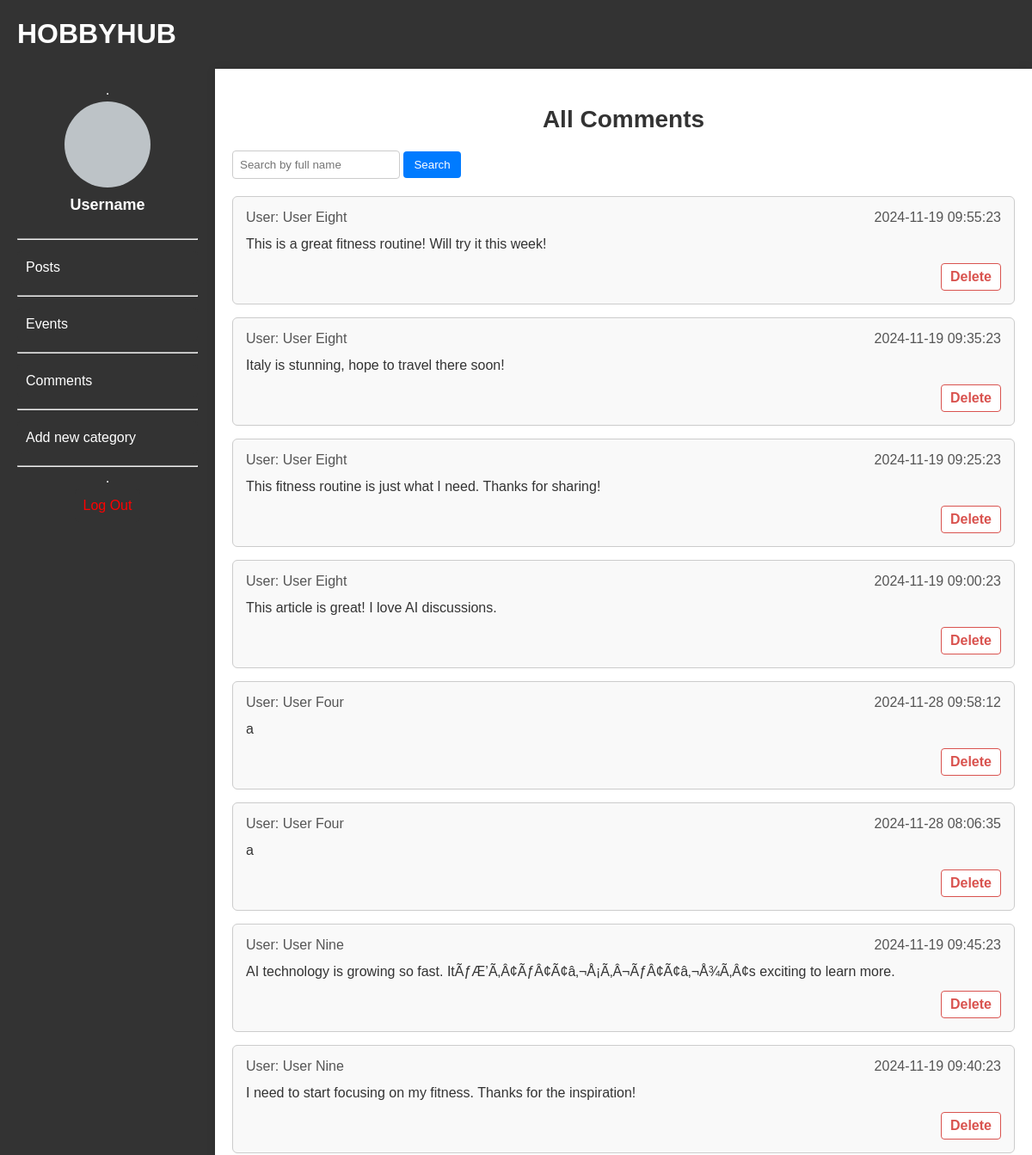
/admin/comments.php (upper part), run on an earlier commit of the app's database.
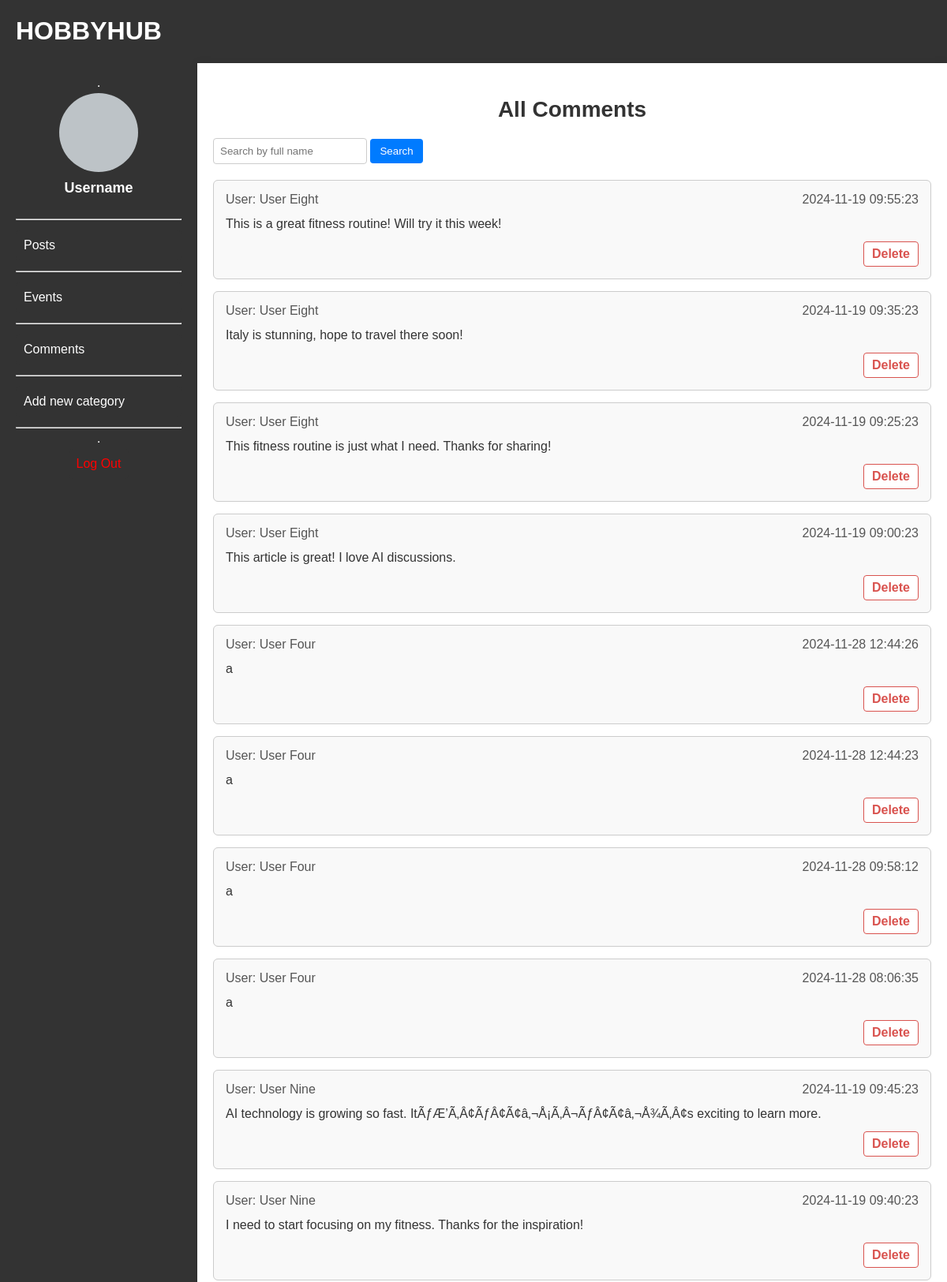
And on a later commit of the database.
### tables this page shows
CREATE TABLE `comments` (
  `comment_id` int(10) UNSIGNED NOT NULL,
  `post_id` int(10) UNSIGNED NOT NULL,
  `parent_comment_id` int(11) DEFAULT NULL,
  `user_id` int(10) UNSIGNED NOT NULL,
  `content` text NOT NULL,
  `created_at` timestamp NOT NULL DEFAULT CURRENT_TIMESTAMP
);

CREATE TABLE `users` (
  `user_id` int(10) UNSIGNED NOT NULL,
  `username` varchar(50) NOT NULL,
  `full_name` varchar(100) NOT NULL,
  `email` varchar(100) NOT NULL,
  `password_hash` varchar(255) NOT NULL,
  `created_at` timestamp NOT NULL DEFAULT CURRENT_TIMESTAMP,
  `bio` text,
  `profile_picture` longblob
);

### admin/Comment.php (called while the page is built, shortened)
<?php
class Comment {
    private $conn;
    public function __construct($conn) {
        $this->conn = $conn;
    }
    public function getAllPCom($search_query = '') {
        $sql = "
            SELECT comments.comment_id, comments.content, comments.created_at, users.full_name
            FROM comments
            LEFT JOIN users ON comments.user_id = users.user_id
            WHERE users.full_name LIKE ?
            ORDER BY users.full_name ASC, comments.created_at DESC
        ";
        $stmt = $this->conn->prepare($sql);
        $search_param = "%" . $search_query . "%";
        $stmt->bind_param("s", $search_param);
        $stmt->execute();
        $result = $stmt->get_result();
        return $result->fetch_all(MYSQLI_ASSOC);
    }
}

### admin/comments.php (the view, shortened to what this page needs)
<?php
include __DIR__ . '/../db_connection.php';
include 'Comment.php';
$search_query = isset($_GET['search_query']) ? $_GET['search_query'] : '';
$commentObj = new Comment($conn);
$comments = $commentObj->getAllPCom($search_query);
?>
<!DOCTYPE html>
<html lang="pl">
<head>
    <link rel="stylesheet" href="admin.css">
</head>
<body>
<div class="admin-panel">
    <header>
        <h1 class="tittle">HOBBYHUB</h1>
    </header>
    <aside class="sidebar">
            <hr class="hr_nav">
            <div class="profile-section">
                <div class="profile-pic"></div>
                <p class="username">Username</p>
            </div>
            <nav class="menu">
                <hr class="hrbutton">
               <a href="admin.php"> <button class="menu-button">Posts</button></a>
                <hr class="hrbutton">
               <a href="events.php"> <button class="menu-button">Events</button></a>
                 <hr class="hrbutton">
                <a href="comments.php"><button class="menu-button">Comments</button></a>
                 <hr class="hrbutton">
                <button class="menu-button">Add new category</button>
                 <hr class="hrbutton">
            </nav>
            <hr class="hrbutton">
            <div class="sidebar-bottom">
        <button class="logout-button">
            <span>Log Out</span>
        </button>
    </div>
        </aside>
  <main class="dashboard">
        <h2>All Comments</h2>
        <form method="GET" class="search-form">
            <input type="text" name="search_query" placeholder="Search by full name" value="<?php echo htmlspecialchars($search_query); ?>" />
            <button type="submit">Search</button>
        </form>
        <div class="comments-container">
            <?php if (count($comments) > 0): ?>
                <?php foreach ($comments as $comment): ?>
                    <div class="comment">
                        <div class="comment-header">
                            <p class="comment-user">User: <?php echo htmlspecialchars($comment['full_name']); ?></p>
                            <p class="comment-date"><?php echo date('Y-m-d H:i:s', strtotime($comment['created_at'])); ?></p>
                        </div>
                        <div class="comment-body">
                            <p><?php echo nl2br(htmlspecialchars($comment['content'])); ?></p>
                        </div>
                        <div class="comment-footer">
                            <a href="?delete_comment_id=<?php echo $comment['comment_id']; ?>"
                               class="delete-button" onclick="return confirm('Are you sure you want to delete this comment?');">
                               Delete
                            </a>
                        </div>
                    </div>
                <?php endforeach; ?>
            <?php else: ?>
                <p>No comments found.</p>
            <?php endif; ?>
        </div>
    </main>
</div>
</body>
</html>

### admin/admin.css (style rules this page uses)
body { margin: 0; font-family: Arial, sans-serif; color: #333; background-color: #f9f9f9; }
.admin-panel { display: grid; grid-template-columns: 250px 1fr; grid-template-rows: auto 1fr; height: 100vh; }
header { grid-column: 1 / 3; background-color: #333; color: white; text-align: left; }
.tittle { margin-left: 20px; }
.sidebar { background-color: #333; color: white; display: flex; flex-direction: column; align-items: center; padding: 20px; }
.profile-section { text-align: center; margin-bottom: 20px; }
.profile-pic { width: 100px; height: 100px; background-color: #bdc3c7; border-radius: 50%; margin-bottom: 10px; }
.username { font-size: 18px; font-weight: bold; }
.menu { width: 100%; }
.menu-button { width: 100%; padding: 10px; margin: 5px 0; background-color: #333; color: white; border: none; border-radius: 5px; cursor: pointer; font-size: 16px; text-align: left; transition: background-color 0.3s; }
.logout-button { margin-top: auto; padding: 10px; width: 100%; background-color: #333; color: rgb(255, 0, 0); border: none; border-radius: 5px; cursor: pointer; transition: background-color 0.3s; }
.dashboard { background-color: white; padding: 20px; box-shadow: 0 0 10px rgba(0, 0, 0, 0.1); }
h2 { text-align: center; color: #4caf50; }
p { margin: 0; font-size: 1rem; }
.logout-button { padding: 10px; width: 100%; background-color: #333; color: rgb(255, 0, 0); border: none; border-radius: 5px; cursor: pointer; transition: background-color 0.3s; font-size: 16px; }
.dashboard h2 { font-size: 28px; color: #333; margin-bottom: 20px; }
.search-form { margin-bottom: 20px; width: 100%; gap: 10px; }
.search-form input { flex: 1; padding: 8px; border: 1px solid #ccc; border-radius: 4px; }
.search-form button { padding: 8px 12px; background-color: #007bff; color: #fff; border: none; border-radius: 4px; cursor: pointer; }
.comments-container { display: flex; flex-direction: column; gap: 15px; }
.comment { border: 1px solid #ccc; border-radius: 6px; display: flex; padding: 15px; background-color: #f9f9f9; flex-direction: column; gap: 10px; }
.comment-header { display: flex; justify-content: space-between; font-size: 14px; color: #555; }
.comment-body { font-size: 16px; color: #333; line-height: 1.5; }
.comment-footer { display: flex; justify-content: flex-end; }
.delete-button { color: #d9534f; text-decoration: none; font-weight: bold; padding: 6px 10px; border: 1px solid #d9534f; border-radius: 4px; background-color: #fff; cursor: pointer; }

What changed in the data, as far as the page shows it:
added comments: user.full_name "User Four", created_at "2024-11-28 12:44:26", content "a"
added comments: user.full_name "User Four", created_at "2024-11-28 12:44:23", content "a"
